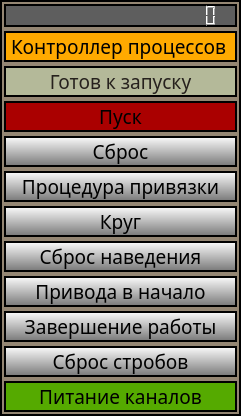
<?xml version="1.0" encoding="UTF-8"?>
<ui version="4.0">
 <class>MainBlockWindow</class>
 <widget class="QWidget" name="MainBlockWindow">
  <property name="geometry">
   <rect>
    <x>0</x>
    <y>0</y>
    <width>241</width>
    <height>371</height>
   </rect>
  </property>
  <property name="font">
   <font>
    <family>Sans Serif</family>
    <pointsize>14</pointsize>
    <weight>50</weight>
    <italic>false</italic>
    <bold>false</bold>
   </font>
  </property>
  <property name="windowTitle">
   <string>MainBlockWindow</string>
  </property>
  <property name="styleSheet">
   <string notr="true">QWidget
{
border: 2px solid line black;
	background-color: rgb(148, 134, 115);
	font: 14pt &quot;Sans Serif&quot;;
}
QLineEdit
{
border: 2px solid line black;
	
	background-color: rgb(227, 227, 227);
}

QLabel
{
border: 0px solid line black;
	
	background-color: rgb(148, 134, 115);

}</string>
  </property>
  <layout class="QGridLayout" name="gridLayout">
   <property name="leftMargin">
    <number>4</number>
   </property>
   <property name="topMargin">
    <number>4</number>
   </property>
   <property name="rightMargin">
    <number>4</number>
   </property>
   <property name="bottomMargin">
    <number>4</number>
   </property>
   <property name="spacing">
    <number>4</number>
   </property>
   <item row="2" column="0" colspan="2">
    <widget class="QLabel" name="labelState">
     <property name="styleSheet">
      <string notr="true">QLabel
{
border: 2px solid line black;
	
	background-color: rgb(180, 185, 153);
	
	color: rgb(38, 33, 29);
}</string>
     </property>
     <property name="text">
      <string>Готов к запуску</string>
     </property>
     <property name="alignment">
      <set>Qt::AlignCenter</set>
     </property>
    </widget>
   </item>
   <item row="0" column="0" colspan="2">
    <widget class="DigitalClock" name="currentDateTimeLCD">
     <property name="sizePolicy">
      <sizepolicy hsizetype="Minimum" vsizetype="Fixed">
       <horstretch>0</horstretch>
       <verstretch>0</verstretch>
      </sizepolicy>
     </property>
     <property name="styleSheet">
      <string notr="true">QWidget
{
border: 2px solid line black;

	background-color: rgb(94, 94, 94);
}</string>
     </property>
     <property name="digitCount">
      <number>19</number>
     </property>
    </widget>
   </item>
   <item row="6" column="0" colspan="2">
    <widget class="QPushButton" name="butRotateCalibration">
     <property name="styleSheet">
      <string notr="true">QPushButton
{
background-color: qlineargradient(spread:pad, x1:1, y1:1, x2:1, y2:0, stop:0 rgba(116, 116, 116, 255), stop:1 rgba(255, 255, 255, 255))
}

QPushButton:pressed
{
	background-color: qlineargradient(spread:pad, x1:0.452726, y1:1, x2:0.408677, y2:0.102, stop:0 rgba(93, 93, 93, 251), stop:1 rgba(63, 63, 63, 255));

}</string>
     </property>
     <property name="text">
      <string>Процедура привязки</string>
     </property>
    </widget>
   </item>
   <item row="5" column="0" colspan="2">
    <widget class="QPushButton" name="butResetAll">
     <property name="styleSheet">
      <string notr="true">QPushButton
{
background-color: qlineargradient(spread:pad, x1:1, y1:1, x2:1, y2:0, stop:0 rgba(116, 116, 116, 255), stop:1 rgba(255, 255, 255, 255))
}

QPushButton:pressed
{
	background-color: qlineargradient(spread:pad, x1:0.452726, y1:1, x2:0.408677, y2:0.102, stop:0 rgba(93, 93, 93, 251), stop:1 rgba(63, 63, 63, 255));

}</string>
     </property>
     <property name="text">
      <string>Сброс</string>
     </property>
    </widget>
   </item>
   <item row="1" column="0" colspan="2">
    <widget class="QLabel" name="label_2">
     <property name="font">
      <font>
       <family>Sans Serif</family>
       <pointsize>14</pointsize>
       <weight>50</weight>
       <italic>false</italic>
       <bold>false</bold>
      </font>
     </property>
     <property name="styleSheet">
      <string notr="true">QLabel
{
border: 2px solid line black;
	
	background-color: rgb(255, 170, 0);
}</string>
     </property>
     <property name="text">
      <string>Контроллер процессов</string>
     </property>
    </widget>
   </item>
   <item row="7" column="0" colspan="2">
    <widget class="QPushButton" name="butStartMoveCircle">
     <property name="styleSheet">
      <string notr="true">QPushButton
{
background-color: qlineargradient(spread:pad, x1:1, y1:1, x2:1, y2:0, stop:0 rgba(116, 116, 116, 255), stop:1 rgba(255, 255, 255, 255))
}

QPushButton:pressed
{
	background-color: qlineargradient(spread:pad, x1:0.452726, y1:1, x2:0.408677, y2:0.102, stop:0 rgba(93, 93, 93, 251), stop:1 rgba(63, 63, 63, 255));

}</string>
     </property>
     <property name="text">
      <string>Круг</string>
     </property>
    </widget>
   </item>
   <item row="12" column="0" colspan="2">
    <widget class="QPushButton" name="ButSetPowerSupplyCommutator">
     <property name="styleSheet">
      <string notr="true">QPushButton
{
background-color: rgb(170, 0, 0);
}

QPushButton:checked
{

 
	background-color: rgb(85, 170, 0);

}

QPushButton:pressed
{

 
	
	background-color: qlineargradient(spread:pad, x1:0.025, y1:0.00568182, x2:1, y2:1, stop:0 rgba(0, 170, 18, 255), stop:1 rgba(255, 255, 255, 255));

}</string>
     </property>
     <property name="text">
      <string>Питание каналов</string>
     </property>
     <property name="checkable">
      <bool>true</bool>
     </property>
     <property name="checked">
      <bool>true</bool>
     </property>
    </widget>
   </item>
   <item row="3" column="0" colspan="2">
    <widget class="QPushButton" name="ButTurnToWorkMode">
     <property name="font">
      <font>
       <family>Sans Serif</family>
       <pointsize>14</pointsize>
       <weight>50</weight>
       <italic>false</italic>
       <bold>false</bold>
      </font>
     </property>
     <property name="styleSheet">
      <string notr="true">QPushButton
{
background-color: rgb(170, 0, 0);
}

QPushButton:checked
{

 
	background-color: rgb(85, 170, 0);

}

QPushButton:pressed
{

 
	
	background-color: qlineargradient(spread:pad, x1:0.025, y1:0.00568182, x2:1, y2:1, stop:0 rgba(0, 170, 18, 255), stop:1 rgba(255, 255, 255, 255));

}</string>
     </property>
     <property name="text">
      <string>Пуск</string>
     </property>
     <property name="checkable">
      <bool>true</bool>
     </property>
    </widget>
   </item>
   <item row="9" column="0" colspan="2">
    <widget class="QPushButton" name="butMoveEnginesToStart">
     <property name="styleSheet">
      <string notr="true">QPushButton
{
background-color: qlineargradient(spread:pad, x1:1, y1:1, x2:1, y2:0, stop:0 rgba(116, 116, 116, 255), stop:1 rgba(255, 255, 255, 255))
}

QPushButton:pressed
{
	background-color: qlineargradient(spread:pad, x1:0.452726, y1:1, x2:0.408677, y2:0.102, stop:0 rgba(93, 93, 93, 251), stop:1 rgba(63, 63, 63, 255));

}</string>
     </property>
     <property name="text">
      <string>Привода в начало</string>
     </property>
    </widget>
   </item>
   <item row="10" column="0" colspan="2">
    <widget class="QPushButton" name="butShutDownProgram">
     <property name="styleSheet">
      <string notr="true">QPushButton
{
background-color: qlineargradient(spread:pad, x1:1, y1:1, x2:1, y2:0, stop:0 rgba(116, 116, 116, 255), stop:1 rgba(255, 255, 255, 255))
}

QPushButton:pressed
{
	background-color: qlineargradient(spread:pad, x1:0.452726, y1:1, x2:0.408677, y2:0.102, stop:0 rgba(93, 93, 93, 251), stop:1 rgba(63, 63, 63, 255));

}</string>
     </property>
     <property name="text">
      <string>Завершение работы</string>
     </property>
    </widget>
   </item>
   <item row="8" column="0" colspan="2">
    <widget class="QPushButton" name="butSetAimingPointsNull">
     <property name="styleSheet">
      <string notr="true">QPushButton
{
background-color: qlineargradient(spread:pad, x1:1, y1:1, x2:1, y2:0, stop:0 rgba(116, 116, 116, 255), stop:1 rgba(255, 255, 255, 255))
}

QPushButton:pressed
{
	background-color: qlineargradient(spread:pad, x1:0.452726, y1:1, x2:0.408677, y2:0.102, stop:0 rgba(93, 93, 93, 251), stop:1 rgba(63, 63, 63, 255));

}</string>
     </property>
     <property name="text">
      <string>Сброс наведения</string>
     </property>
    </widget>
   </item>
   <item row="11" column="0" colspan="2">
    <widget class="QPushButton" name="butResetROI">
     <property name="styleSheet">
      <string notr="true">QPushButton
{
background-color: qlineargradient(spread:pad, x1:1, y1:1, x2:1, y2:0, stop:0 rgba(116, 116, 116, 255), stop:1 rgba(255, 255, 255, 255))
}

QPushButton:pressed
{
	background-color: qlineargradient(spread:pad, x1:0.452726, y1:1, x2:0.408677, y2:0.102, stop:0 rgba(93, 93, 93, 251), stop:1 rgba(63, 63, 63, 255));

}</string>
     </property>
     <property name="text">
      <string>Сброс стробов</string>
     </property>
    </widget>
   </item>
  </layout>
 </widget>
 <layoutdefault spacing="6" margin="11"/>
 <customwidgets>
  <customwidget>
   <class>DigitalClock</class>
   <extends>QLCDNumber</extends>
   <header location="global">DigitalClock.h</header>
  </customwidget>
 </customwidgets>
 <resources/>
 <connections/>
</ui>
